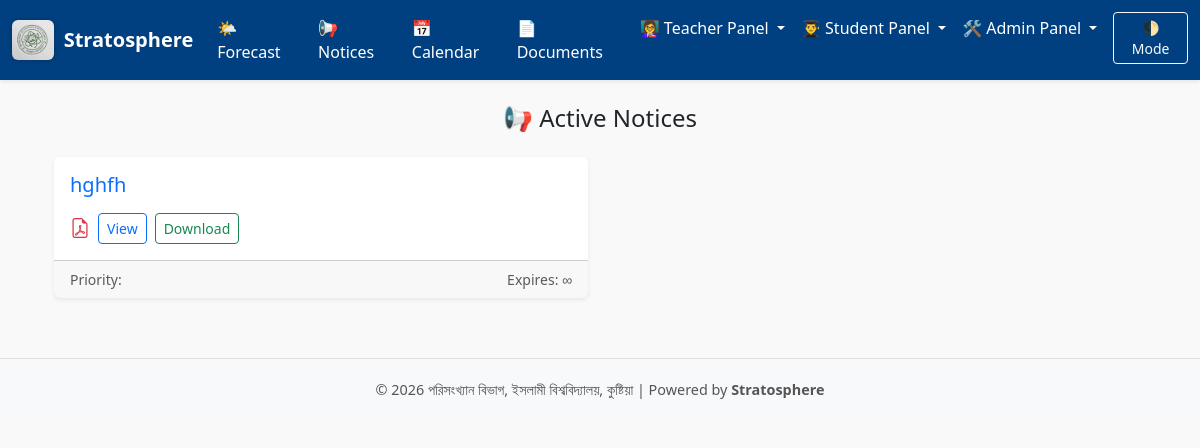
/notice, run on an earlier commit of the app's database.
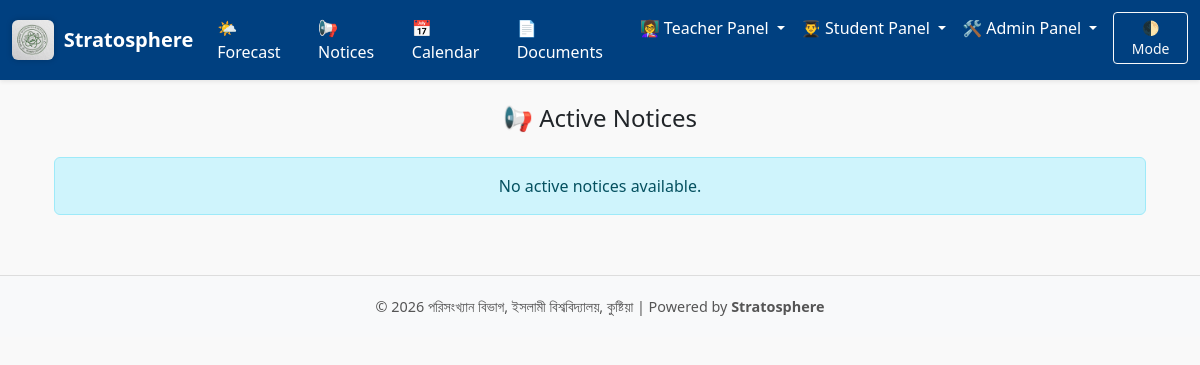
And on a later commit of the database.
### models.py (models this page shows, shortened)
class Notice(db.Model):
    id = db.Column(db.Integer, primary_key=True)
    title = db.Column(db.String(120), nullable=False)
    file_type = db.Column(db.String(20), nullable=True)
    file_name = db.Column(db.String(150), nullable=True)
    expires_at = db.Column(db.DateTime, nullable=True)
    created_at = db.Column(db.DateTime, default=datetime.utcnow)

### routes/public_routes.py (the view)
@public_routes.route("/notice", methods=["GET"])
def notice_view():
    now = datetime.now(timezone.utc)
    notices = Notice.query.filter(
        (Notice.expires_at == None) | (Notice.expires_at > now)
    ).order_by(Notice.created_at.desc()).all()
    return render_template("public/notice.html", notices=notices)

### app.py (called while the page is built)
@app.before_request
def log_request():
    print(f"🔍 {request.method} {request.path}")

### templates/public/notice.html (shortened to what this page needs)
{% extends "base.html" %}
{% block content %}
<div class="container mt-4">
  <h4 class="mb-4 text-center">📢 Active Notices</h4>
  {% if notices %}
    <div class="row row-cols-1 row-cols-md-2 g-4">
      {% for notice in notices %}
        <div class="col">
          <div class="card h-100 shadow-sm border-0">
            <div class="card-body">
              <h5 class="card-title text-primary">{{ notice.title }}</h5>
              {% if notice.file_name %}
                <div class="mt-3 d-flex align-items-center gap-2">
                  {% if notice.file_type == 'pdf' %}
                    <i class="bi bi-file-earmark-pdf text-danger fs-5"></i>
                  {% elif notice.file_type in ['jpg', 'jpeg', 'png'] %}
                    <i class="bi bi-image text-info fs-5"></i>
                  {% elif notice.file_type in ['doc', 'docx'] %}
                    <i class="bi bi-file-earmark-word text-primary fs-5"></i>
                  {% else %}
                    <i class="bi bi-file-earmark fs-5"></i>
                  {% endif %}
                  <a href="{{ url_for('static', filename='uploads/notices/' ~ notice.file_name) }}"
                     target="_blank" class="btn btn-outline-primary btn-sm">
                    View
                  </a>
                  <a href="{{ url_for('static', filename='uploads/notices/' ~ notice.file_name) }}"
                     download class="btn btn-outline-success btn-sm">
                    Download
                  </a>
                </div>
              {% endif %}
            </div>
            <div class="card-footer text-muted small d-flex justify-content-between">
              <span>Priority: {{ notice.priority }}</span>
              {% if notice.expires_at %}
                <span>Expires: {{ notice.expires_at.strftime('%Y-%m-%d') }}</span>
              {% else %}
                <span>Expires: ∞</span>
              {% endif %}
            </div>
          </div>
        </div>
      {% endfor %}
    </div>
  {% else %}
    <div class="alert alert-info text-center">No active notices available.</div>
  {% endif %}
</div>
{% endblock %}

What changed in the data, as far as the page shows it:
no longer on this page (row edited): Notice: title "hghfh", file_type "pdf" (drawn), shows "Expires: ∞"
Also different on the page:
text now shown: "No active notices available."
